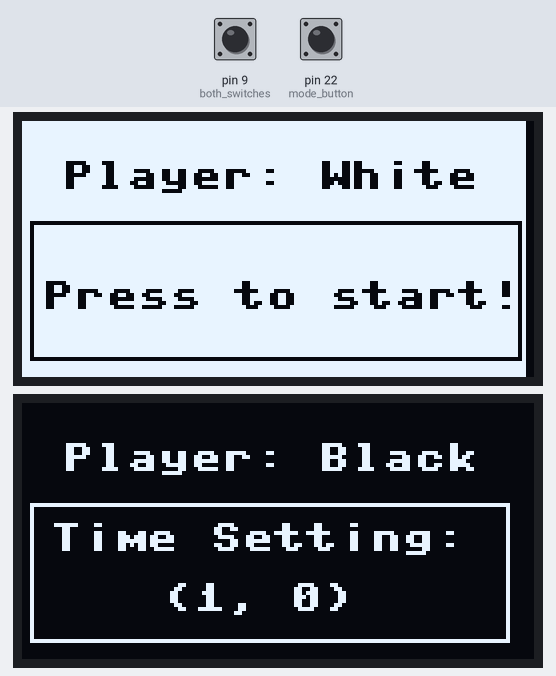
The program below on a simulated MicroPython board. Shown: 2 × 128×64 one-colour display. The test bench sets the inputs (shaded band); at power-on: pin 9 (both_switches) HIGH, pin 22 (mode_button) HIGH. Library files of the repository ran but are not shown: ssd1306.py.

Above: at 1.2 s.
1.3 s: pin 9 (both_switches) pulled LOW for 0.15 s
At 3.2 s:
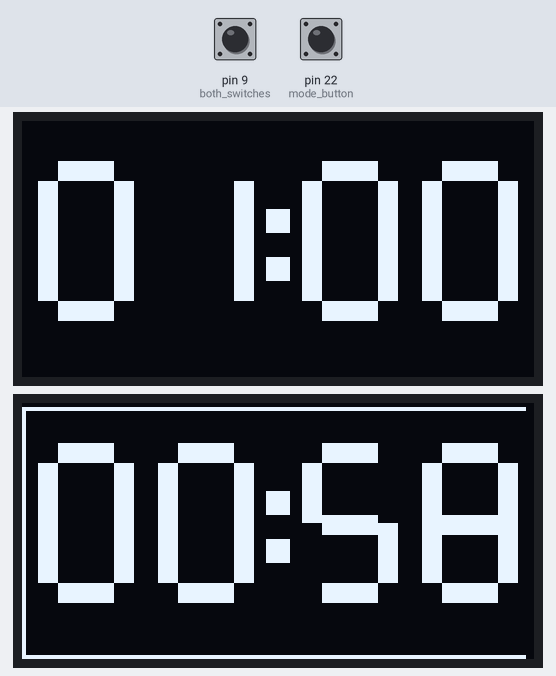
4.4 s: pin 9 (both_switches) pulled LOW for 1 s
At 6.8 s:
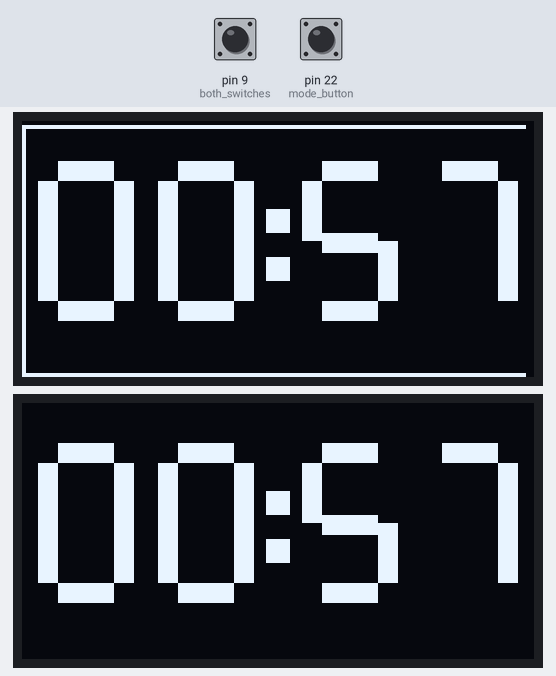
6.9 s: pin 22 (mode_button) pulled LOW for 0.15 s
8.5 s: pin 22 (mode_button) pulled LOW for 1 s
At 10.2 s:
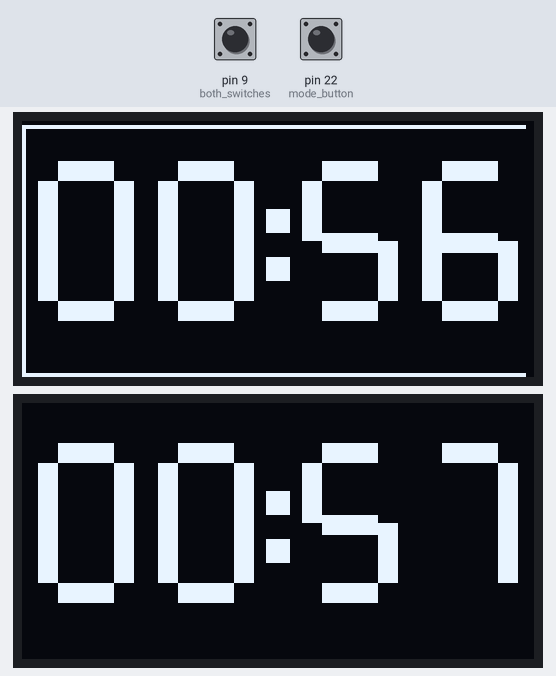
Timing chart, 0 to 11.7 s (numbered marks = the images above; inputs shaded):
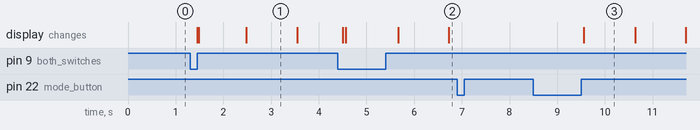

The program:

almost_done.py
```python
from machine import Pin, I2C
import ssd1306
import time

# Hardware
i2c = I2C(0, scl=Pin(5), sda=Pin(4))
oled1 = ssd1306.SSD1306_I2C(128, 64, i2c, addr=0x3C)
oled2 = ssd1306.SSD1306_I2C(128, 64, i2c, addr=0x3D)
both_switches = Pin(9, Pin.IN, Pin.PULL_UP)
mode_button = Pin(22, Pin.IN, Pin.PULL_UP)


mode_locked = False


#Turn swithing variables:
player1 = True
last_tick = time.ticks_ms()
switch_locked = False
first_move = True
paused = False

# Game Status
currently_playing = False


# Time Control:
MODES = [
    (1, 0),   # 1
    (2, 1),   # 2|1
    (3, 0),   # 3
    (3, 2),   # 3|2
    (5, 0),   # 5
    (10, 0),   # 10
    (15, 10) # 15|10
]

mode_index = 0
increment = 0

def apply_mode():
    global m1, s1, m2, s2, increment
    minutes, increment = MODES[mode_index]

    m1 = minutes
    s1 = 0
    m2 = minutes
    s2 = 0


#BIG NUMBERS:

SEGMENTS = {
    "0": (1,1,1,1,1,1,0),
    "1": (0,1,1,0,0,0,0),
    "2": (1,1,0,1,1,0,1),
    "3": (1,1,1,1,0,0,1),
    "4": (0,1,1,0,0,1,1),
    "5": (1,0,1,1,0,1,1),
    "6": (1,0,1,1,1,1,1),
    "7": (1,1,1,0,0,0,0),
    "8": (1,1,1,1,1,1,1),
    "9": (1,1,1,1,0,1,1)
}

def draw_digit(oled, d, x, y, w=24, h=40, t=5):
    seg = SEGMENTS[d]

    if seg[0]:
        oled.fill_rect(x+t, y, w-2*t, t, 1)
    if seg[1]:
        oled.fill_rect(x+w-t, y+t, t, h//2-t, 1)
    if seg[2]:
        oled.fill_rect(x+w-t, y+h//2, t, h//2-t, 1)
    if seg[3]:
        oled.fill_rect(x+t, y+h-t, w-2*t, t, 1)
    if seg[4]:
        oled.fill_rect(x, y+h//2, t, h//2-t, 1)
    if seg[5]:
        oled.fill_rect(x, y+t, t, h//2-t, 1)
    if seg[6]:
        oled.fill_rect(x+t, y+h//2-t//2, w-2*t, t, 1)


def draw_time(oled, m, s):
    oled.fill(0)

    digits = "{:02d}{:02d}".format(m, s)

    x = 4        # left margin
    y = 10       # vertical centering

    for i, ch in enumerate(digits):
        draw_digit(oled, ch, x, y)
        x += 30

        if i == 1:
            oled.fill_rect(x-3, y+12, 6, 6, 1)
            oled.fill_rect(x-3, y+24, 6, 6, 1)
            x += 6


# Main loop

apply_mode()

while True:

    now = time.ticks_ms()
    mode_value = mode_button.value()
    switch_value = both_switches.value()

    # Button press → next mode
    if not mode_locked and mode_value == 0:
        mode_index = (mode_index + 1) % len(MODES)
        apply_mode()
        player1 = True
        last_tick = time.ticks_ms()
        mode_locked = True
        time.sleep(0.15)  # debounce

    # Button release
    if mode_locked and mode_value == 1:
        mode_locked = False

    oled1.fill(1)
    oled2.fill(0)

    oled1.text("Player: White", 10 , 10, 0)
    oled1.text("Press to start!", 5 , 40 , 0)
    oled1.rect(2,25,123,35,0)

    oled2.text("Player: Black", 10 , 10 , 1)
    oled2.text("Time Setting:", 7 , 30 , 1)
    oled2.rect(2,25,120,35,1)
    oled2.text(str(MODES[mode_index]), 35 , 45 , 1)


    oled1.show()
    oled2.show()


    # Detect press
    if not switch_locked and switch_value == 0:
        currently_playing = True

    while currently_playing:

        now = time.ticks_ms()

        switch_value = both_switches.value()

        # Player switches
        if not switch_locked and switch_value == 0:

            if not first_move:

                # add increment to seconds and switch turn
                if player1:
                    s1 += increment
                    if s1 >= 60:
                        m1 += s1 // 60
                        s1 %= 60
                else:
                    s2 += increment
                    if s2 >= 60:
                        m2 += s2 // 60
                        s2 %= 60
            else:
                first_move = False

            player1 = not player1
            switch_locked = True
            time.sleep(0.05)

        # release
        if switch_locked and switch_value == 1:
            switch_locked = False


        # Leave game with cycle modes button

        mode_value = mode_button.value()

        if mode_value == 0 and not mode_locked:
            press_start_time = now
            mode_locked = True

        if mode_locked and mode_value == 1:
            held_time = time.ticks_diff(now, press_start_time)
            if held_time < 2000:
                paused = not paused       # short press
            else:
                currently_playing = False # long press
                paused = False
                apply_mode()
            mode_locked = False


            # Update required players time based on turn, update once per second
        if not paused and time.ticks_diff(now, last_tick) >= 1000:

            last_tick = now

            if player1:
                if m1 == 0 and s1 == 0:
                    pass
                elif s1 > 0:
                    s1 -= 1
                else:
                    m1 = m1-1
                    s1 = 59

            else:
                if m2 == 0 and s2 == 0:
                    pass
                elif s2 > 0:
                    s2 -= 1
                else:
                    m2 -= 1
                    s2 = 59


        draw_time(oled1, m1, s1)
        draw_time(oled2, m2, s2)

        if player1:
            oled1.line(0,63,128,63,1) # bottom border
            oled1.line(0,1,128,1,1) # top border
            oled1.line(0,1,0,64,1) # left border
            oled1.line(127,1,127,64,1) # right border
        else:
            oled2.line(0,63,128,63,1) # bottom border
            oled2.line(0,1,128,1,1) # top border
            oled2.line(0,1,0,64,1) # left border
            oled2.line(127,1,127,64,1) # right border

        if (m1 == 0 and s1 == 0):
            oled1.fill(1)
            oled1.text("Time's Up!",25,20,0)


        if (m2 == 0 and s2 == 0):
            oled2.fill(1)
            oled2.text("Time's Up!",25,20,0)


        oled1.show()
        oled2.show()

        time.sleep(0.02)
```

Measured:
- after the input at 1.3 s, the display: first changes after 0.15 s (image 1 shows a later state)
- after the input at 6.9 s, every drawn part: stays the same
- after the input at 8.5 s, the display: changes after 1.1 s (image 3)
- what the display in image 1 shows lasts 1.0 s, from 2.5 s to 3.5 s
